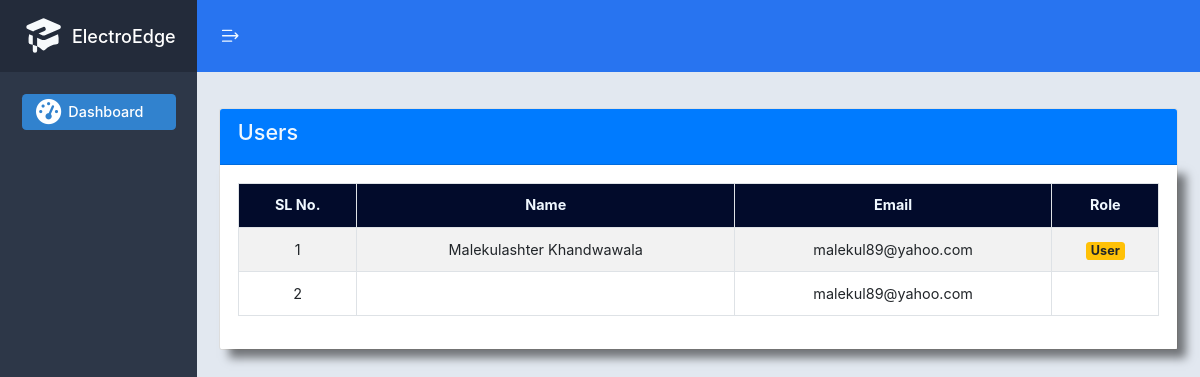
Before: /users/ with the older database file.
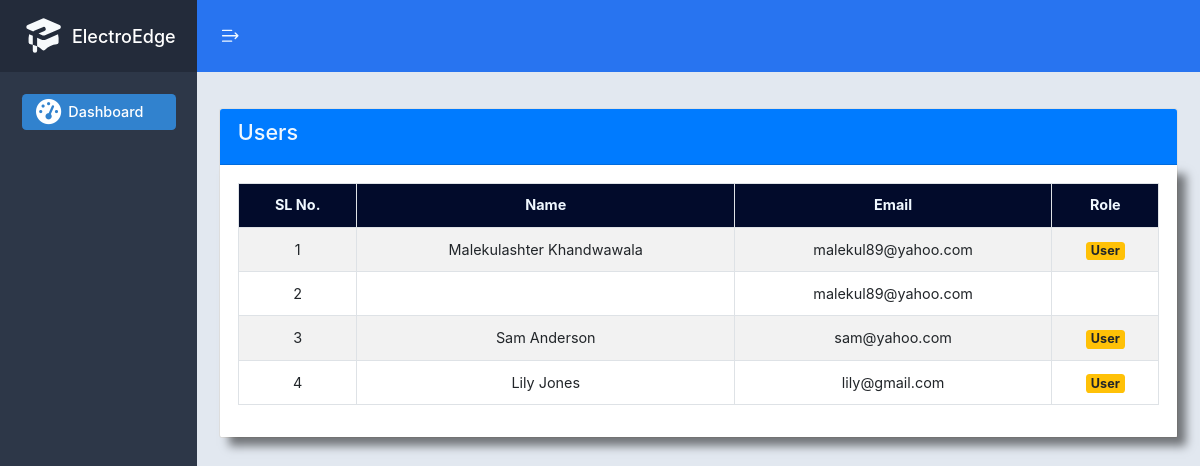
After: the same page with the newer database file.
### electroapp/models.py (models this page shows)
class CustomUser(AbstractUser):
    role = models.CharField(max_length=100)

### electroapp/views.py (the view)
# urls.py: path('users/', views.users),
def users(request):
    user = User.objects.all()
    context = {'user':user}
    return render(request,'users.html',context)

### template/users.html (shortened to what this page needs)
{% extends 'master.html' %}
{% block content %}
<link rel="stylesheet" href="https://cdn.jsdelivr.net/npm/bootstrap@4.6.2/dist/css/bootstrap.min.css">
<section>
  <div class="card">
    <div class="card-header bg-primary">
      <div class="row">
        <div class="col-md-4">
          <h4 style="color: aliceblue;">Users</h4>
        </div>
        <div class="col-md-4"></div>
          </div>
    </div>
    <div class="card-body" style="box-shadow: 10px 10px 10px rgba(0,0,0,0.5);">
      <table class="table table-bordered table-striped" style="width:100%;">
        <thead style="background-color: rgb(2, 11, 43); color: aliceblue;">
          <tr>
            <th style="text-align:center">SL No.</th>
            <th style="text-align:center">Name</th>
            <th style="text-align:center">Email</th>
            <th style="text-align:center">Role</th>
          </tr>
        </thead>
        <tbody>
          {% for x in user %}
          <tr>
            <td style="text-align:center">{{ forloop.counter }}</td>
            <td style="text-align:center">{{ x.first_name }} {{ x.last_name }}</td>
            <td style="text-align:center">{{ x.email }}</td>
            <td style="text-align:center">
                {% if x.role == 'Admin' %}
                    <span class="badge badge-danger" style="font-size: 14px;">{{ x.role }}</span>
                {% else %}
                    <span class="badge badge-warning" style="font-size: 14px;">{{ x.role }}</span>
                {% endif %}
            </td>
          </tr>
          {% endfor %}
        </tbody>
      </table>
</div>
</div>
</section>
  {% endblock %}

Changed rows visible on the page:
added CustomUser: first_name "Sam", last_name "Anderson", email "sam@yahoo.com", role "User"
added CustomUser: first_name "Lily", last_name "Jones", email "lily@gmail.com", role "User"
